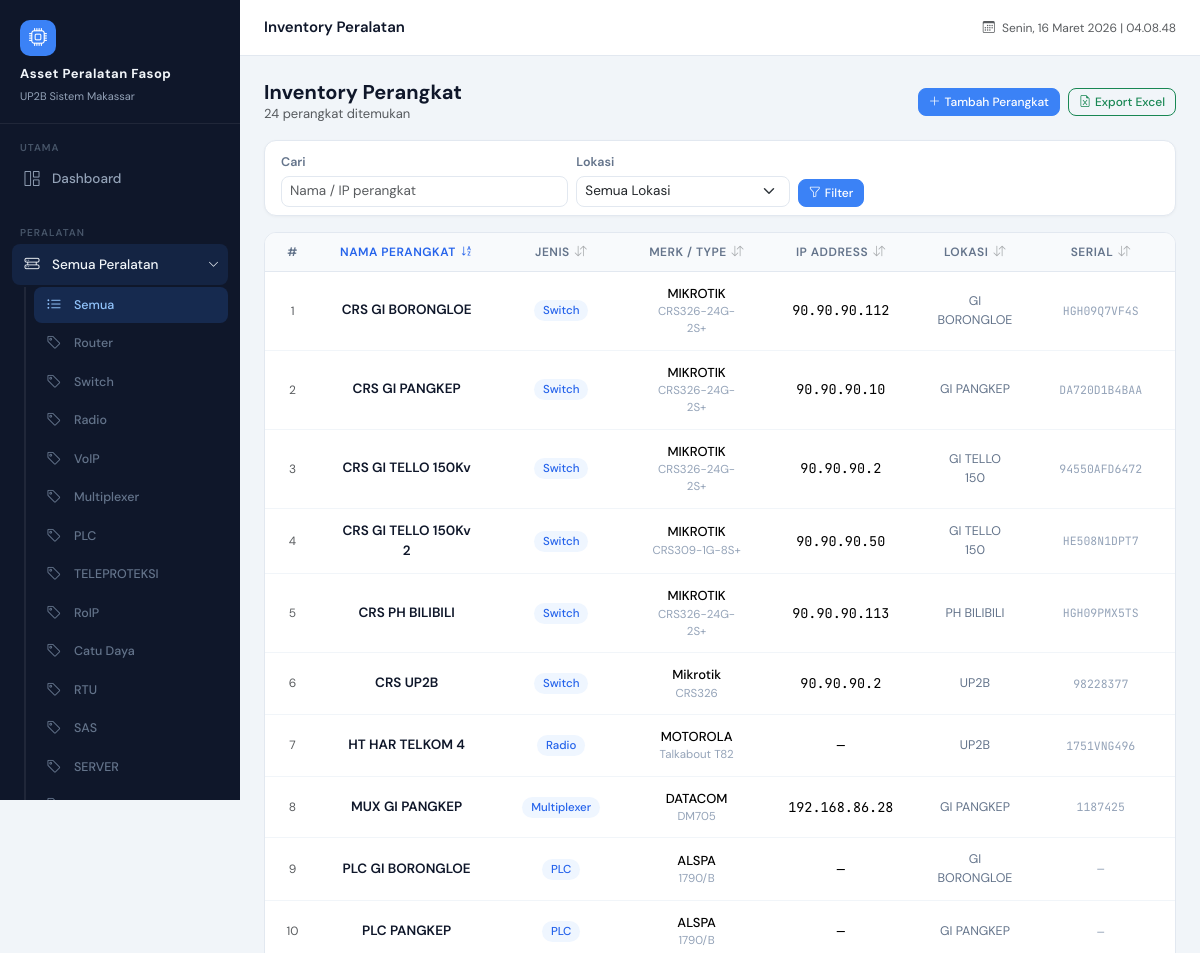
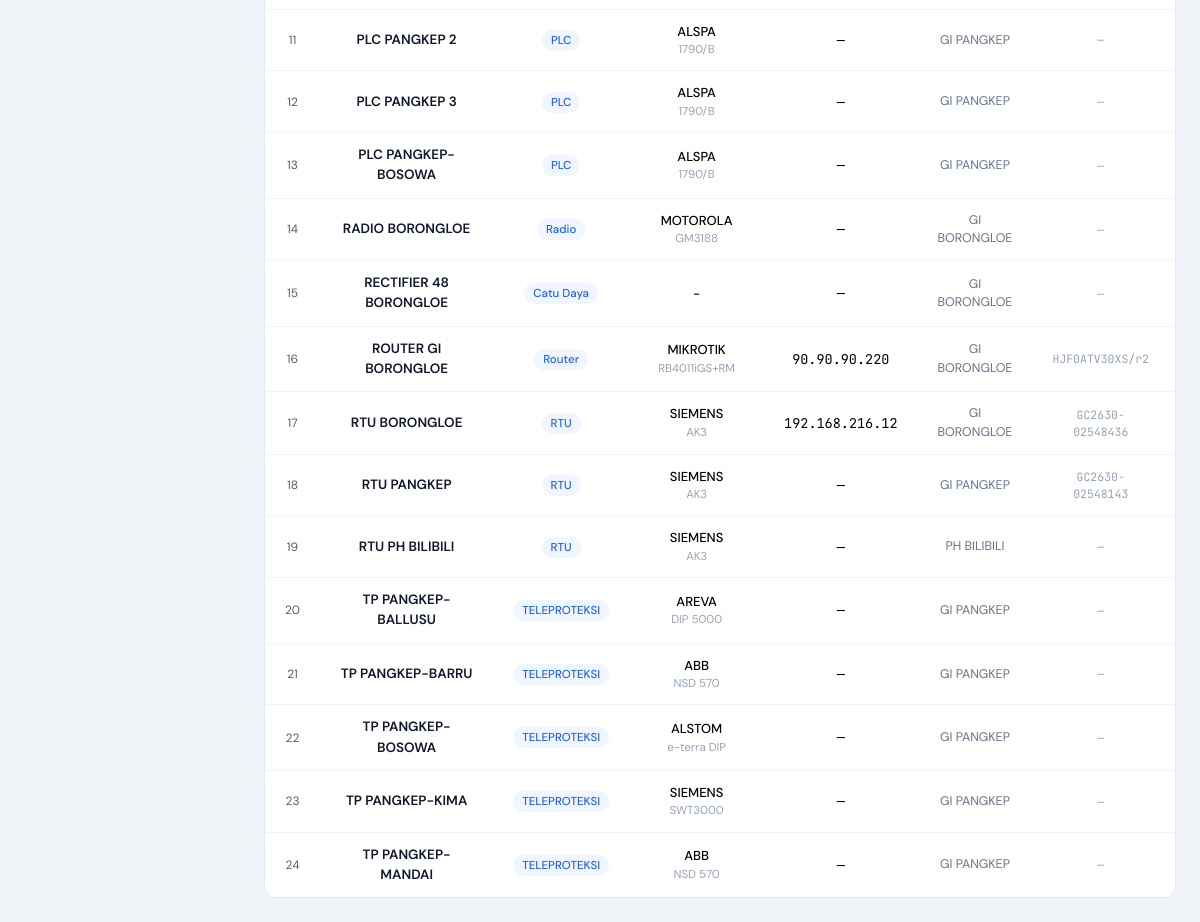
The app's page /devices/ (signed in) with its own data (2 pictures, top to bottom).
### devices/models.py (models this page shows, shortened)
class DeviceType(models.Model):
    name = models.CharField(max_length=100)
    def __str__(self):
        return self.name

class Device(models.Model):
    nama = models.CharField(max_length=100)
    jenis = models.ForeignKey(
        DeviceType,
        on_delete=models.SET_NULL,
        null=True,
        blank=True
    )
    merk = models.CharField(max_length=100)
    type = models.CharField(max_length=100, blank=True, null=True)
    serial_number = models.CharField(max_length=100, blank=True, null=True)
    firmware_version = models.CharField(max_length=100, blank=True, null=True)
    ip_address = models.GenericIPAddressField(blank=True, null=True)
    lokasi = models.CharField(max_length=150)
    keterangan = models.TextField(blank=True, null=True)
    foto = models.ImageField(upload_to='device_photos/', blank=True, null=True)
    foto2 = models.ImageField(upload_to='device_photos/', blank=True, null=True, verbose_name='Foto 2')
    created_at = models.DateTimeField(auto_now_add=True)
    created_by = models.ForeignKey(
        User,
        on_delete=models.SET_NULL,
        null=True,
        blank=True,
        related_name='created_devices',
        verbose_name='Ditambahkan oleh'
    )
    deleted_by = models.ForeignKey(
        User,
        on_delete=models.SET_NULL,
        null=True,
        blank=True,
        related_name='deleted_devices'
    )
    is_deleted = models.BooleanField(default=False)
    spesifikasi = models.JSONField(blank=True, null=True, default=dict)  # ← tambahan

### devices/views.py (the view)
# urls.py: path('devices/', views.device_list, name='device_list'),
@login_required
def device_list(request):
    jenis_id = request.GET.get('jenis')
    search = request.GET.get('q') or ''
    lokasi = request.GET.get('lokasi')
    sort = request.GET.get('sort', 'nama')
    direction = request.GET.get('dir', 'asc')
    devices = Device.objects.filter(is_deleted=False)
    if jenis_id:
        devices = devices.filter(jenis_id=jenis_id)
    if search:
        devices = devices.filter(
            Q(nama__icontains=search) |
            Q(ip_address__icontains=search)
        )
    if lokasi:
        devices = devices.filter(lokasi=lokasi)
    SORT_FIELDS = {
        'nama': 'nama',
        'jenis': 'jenis__name',
        'merk': 'merk',
        'ip': 'ip_address',
        'lokasi': 'lokasi',
        'serial': 'serial_number',
    }
    order_field = SORT_FIELDS.get(sort, 'nama')
    if direction == 'desc':
        order_field = '-' + order_field
    devices = devices.order_by(order_field)
    lokasi_list = (
        Device.objects
        .filter(is_deleted=False)
        .exclude(lokasi__isnull=True)
        .exclude(lokasi__exact='')
        .exclude(lokasi__iexact='none')
        .annotate(lokasi_clean=Trim('lokasi'))
        .values_list('lokasi_clean', flat=True)
        .distinct()
        .order_by('lokasi_clean')
    )
    return render(request, 'devices/device_list.html', {
        'devices': devices,
        'search': search,
        'selected_jenis': jenis_id,
        'lokasi_list': lokasi_list,
        'selected_lokasi': lokasi,
        'current_sort': sort,
        'current_dir': direction,
    })

### devices/templates/devices/device_list.html (shortened to what this page needs)
{% extends 'base.html' %}
{% block page_title %}Inventory Peralatan{% endblock %}
{% block content %}
<div class="d-flex align-items-center justify-content-between mb-3 flex-wrap gap-2">
    <div>
        <h2 class="mb-0" style="font-size:20px;font-weight:700;">
            Inventory Perangkat
        </h2>
        <p class="text-muted mb-0" style="font-size:13px;">{{ devices|length }} perangkat ditemukan</p>
    </div>
    <div class="d-flex gap-2">
        <a href="{% url 'device_add' %}" class="btn btn-primary btn-sm">
            <i class="bi bi-plus-lg me-1"></i>Tambah Perangkat
        </a>
        <a href="{% url 'export_devices_excel' %}{% if request.GET %}?{{ request.GET.urlencode }}{% endif %}" class="btn btn-outline-success btn-sm">
            <i class="bi bi-file-earmark-excel me-1"></i>Export Excel
        </a>
    </div>
</div>
<div class="card mb-3">
    <div class="card-body py-2 px-3">
        <form method="get" class="row g-2 align-items-end">
            <div class="col-md-4">
                <label class="form-label">Cari</label>
                <input type="text" name="q" class="form-control form-control-sm"
                       placeholder="Nama / IP perangkat" value="{{ search }}">
            </div>
            <div class="col-md-3">
                <label class="form-label">Lokasi</label>
                <select name="lokasi" class="form-select form-select-sm">
                    <option value="">Semua Lokasi</option>
                </select>
            </div>
            <div class="col-auto d-flex gap-2">
                <button class="btn btn-primary btn-sm">
                    <i class="bi bi-funnel me-1"></i>Filter
                </button>
            </div>
        </form>
    </div>
</div>
<div class="table-card">
    <div class="table-responsive">
        <table class="table">
            <thead>
                <tr style="text-align: center;">
                    <th>#</th>
                    <th class="sort-th {% if current_sort == 'nama' %}sort-active{% endif %}">
                        <a href="?{% if current_sort == 'nama' and current_dir == 'asc' %}sort=nama&dir=desc{% else %}sort=nama&dir=asc{% endif %}" class="sort-link">
                            Nama Perangkat
                            <span class="sort-icon">{% if current_sort == 'nama' %}{% if current_dir == 'asc' %}<i class="bi bi-sort-alpha-down"></i>{% else %}<i class="bi bi-sort-alpha-up"></i>{% endif %}{% else %}<i class="bi bi-arrow-down-up text-muted opacity-50"></i>{% endif %}</span>
                        </a>
                    </th>
                    <th class="sort-th {% if current_sort == 'jenis' %}sort-active{% endif %}">
                        <a href="?{% if current_sort == 'jenis' and current_dir == 'asc' %}sort=jenis&dir=desc{% else %}sort=jenis&dir=asc{% endif %}" class="sort-link">
                            Jenis
                            <span class="sort-icon">{% if current_sort == 'jenis' %}{% if current_dir == 'asc' %}<i class="bi bi-sort-alpha-down"></i>{% else %}<i class="bi bi-sort-alpha-up"></i>{% endif %}{% else %}<i class="bi bi-arrow-down-up text-muted opacity-50"></i>{% endif %}</span>
                        </a>
                    </th>
                    <th class="sort-th {% if current_sort == 'merk' %}sort-active{% endif %}">
                        <a href="?{% if current_sort == 'merk' and current_dir == 'asc' %}sort=merk&dir=desc{% else %}sort=merk&dir=asc{% endif %}" class="sort-link">
                            Merk / Type
                            <span class="sort-icon">{% if current_sort == 'merk' %}{% if current_dir == 'asc' %}<i class="bi bi-sort-alpha-down"></i>{% else %}<i class="bi bi-sort-alpha-up"></i>{% endif %}{% else %}<i class="bi bi-arrow-down-up text-muted opacity-50"></i>{% endif %}</span>
                        </a>
                    </th>
                    <th class="sort-th {% if current_sort == 'ip' %}sort-active{% endif %}">
                        <a href="?{% if current_sort == 'ip' and current_dir == 'asc' %}sort=ip&dir=desc{% else %}sort=ip&dir=asc{% endif %}" class="sort-link">
                            IP Address
                            <span class="sort-icon">{% if current_sort == 'ip' %}{% if current_dir == 'asc' %}<i class="bi bi-sort-alpha-down"></i>{% else %}<i class="bi bi-sort-alpha-up"></i>{% endif %}{% else %}<i class="bi bi-arrow-down-up text-muted opacity-50"></i>{% endif %}</span>
                        </a>
                    </th>
                    <th class="sort-th {% if current_sort == 'lokasi' %}sort-active{% endif %}">
                        <a href="?{% if current_sort == 'lokasi' and current_dir == 'asc' %}sort=lokasi&dir=desc{% else %}sort=lokasi&dir=asc{% endif %}" class="sort-link">
                            Lokasi
                            <span class="sort-icon">{% if current_sort == 'lokasi' %}{% if current_dir == 'asc' %}<i class="bi bi-sort-alpha-down"></i>{% else %}<i class="bi bi-sort-alpha-up"></i>{% endif %}{% else %}<i class="bi bi-arrow-down-up text-muted opacity-50"></i>{% endif %}</span>
                        </a>
                    </th>
                    <th class="sort-th {% if current_sort == 'serial' %}sort-active{% endif %}">
                        <a href="?{% if current_sort == 'serial' and current_dir == 'asc' %}sort=serial&dir=desc{% else %}sort=serial&dir=asc{% endif %}" class="sort-link">
                            Serial
                            <span class="sort-icon">{% if current_sort == 'serial' %}{% if current_dir == 'asc' %}<i class="bi bi-sort-alpha-down"></i>{% else %}<i class="bi bi-sort-alpha-up"></i>{% endif %}{% else %}<i class="bi bi-arrow-down-up text-muted opacity-50"></i>{% endif %}</span>
                        </a>
                    </th>
                    <th>Aksi</th>
                </tr>
            </thead>
            <tbody>
                {% for d in devices %}
                <tr style="text-align:center;vertical-align:middle;">
                    <td class="text-muted" style="font-size:12px;">{{ forloop.counter }}</td>
                    <td>
                        <a href="{% url 'device_view' d.id %}" class="text-decoration-none" style="font-size:13.5px;font-weight:600;color:#0f172a;">
                            {{ d.nama }}
                        </a>
                    </td>
                    <td>
                        {% if d.jenis %}
                        <span style="font-size:11.5px;background:#eff6ff;color:#2563eb;padding:3px 9px;border-radius:20px;font-weight:500;white-space:nowrap;">
                            {{ d.jenis }}
                        </span>
                        {% else %}<span class="text-muted">—</span>{% endif %}
                    </td>
                    <td>
                        <div style="font-size:13px;font-weight:500;">{{ d.merk|default:"—" }}</div>
                        <div style="font-size:11.5px;color:#94a3b8;">{{ d.type|default:"" }}</div>
                    </td>
                    <td class="mono">{{ d.ip_address|default:"—" }}</td>
                    <td style="font-size:12.5px;color:#64748b;">{{ d.lokasi|default:"—" }}</td>
                    <td class="mono" style="font-size:11.5px;color:#94a3b8;">{{ d.serial_number|default:"—" }}</td>
                    <td>
                    </td>
                </tr>
                {% endfor %}
            </tbody>
        </table>
    </div>
</div>
{% endblock %}

### devices/templates/base.html (shortened to what this page needs)
<!DOCTYPE html>
<html lang="id">
<head>
    <link href="https://cdn.jsdelivr.net/npm/bootstrap@5.3.2/dist/css/bootstrap.min.css" rel="stylesheet">
    <link href="https://cdn.jsdelivr.net/npm/bootstrap-icons@1.11.3/font/bootstrap-icons.css" rel="stylesheet">
</head>
<body>
<div id="sidebar">
    <div class="sidebar-brand">
        <div class="brand-icon"><i class="bi bi-cpu"></i></div>
        <h6>Asset Peralatan Fasop</h6>
        <small>UP2B Sistem Makassar</small>
    </div>
    <div class="sidebar-section">
        <div class="sidebar-section-label">Utama</div>
        <a href="{% url 'dashboard' %}" class="sidebar-link {% if request.resolver_match.url_name == 'dashboard' %}active{% endif %}">
            <span class="si-icon"><i class="bi bi-grid-1x2"></i></span>
            Dashboard
        </a>
    </div>
    <div class="sidebar-section">
        <div class="sidebar-section-label">Peralatan</div>
        {% with url_name=request.resolver_match.url_name jenis_param=request.GET.jenis %}
        <button class="sidebar-link sidebar-group-toggle w-100 text-start border-0
            {% if 'device' in url_name or url_name == 'lokasi_list' %}active open{% endif %}"
            data-target="submenu-peralatan" type="button">
            <span class="si-icon"><i class="bi bi-hdd-rack"></i></span>
            Semua Peralatan
            <i class="bi bi-chevron-right sidebar-toggle-btn ms-auto"></i>
        </button>
        <div class="sidebar-submenu {% if 'device' in url_name or url_name == 'lokasi_list' %}open{% endif %}"
             id="submenu-peralatan">
            <a href="{% url 'device_list' %}"
               class="sidebar-link {% if url_name == 'device_list' and not jenis_param %}active{% endif %}">
                <span class="si-icon"><i class="bi bi-list-ul"></i></span>
                Semua
            </a>
            {% for jenis in navbar_device_types %}
            {% with jenis_id_str=jenis.id|stringformat:"s" %}
            <a href="{% url 'device_list' %}?jenis={{ jenis.id }}"
               class="sidebar-link
               {% if url_name == 'device_view' and active_device_jenis_id == jenis.id %}active{% endif %}">
                <span class="si-icon"><i class="bi bi-tag"></i></span>
                {{ jenis.name }}
            </a>
            {% endwith %}
            {% endfor %}
        </div>
        {% endwith %}
    </div>
</div>
<div id="main-content">
    <div id="topbar">
        <span class="topbar-title">{% block page_title %}{% endblock %}</span>
        <div class="topbar-right">
            <span class="text-muted" style="font-size:12px;">
                <i class="bi bi-calendar3 me-1"></i>
                <span id="topbar-date"></span>
            </span>
        </div>
    </div>
    <div class="page-content">
        {% block content %}{% endblock %}
    </div>
</div>
</body>
</html>

### records on screen
DeviceType: name "Router"
DeviceType: name "Switch"
DeviceType: name "Radio"
DeviceType: name "VoIP"
DeviceType: name "Multiplexer"
DeviceType: name "PLC"
DeviceType: name "TELEPROTEKSI"
DeviceType: name "RoIP"
DeviceType: name "Catu Daya"
DeviceType: name "RTU"
DeviceType: name "SAS"
DeviceType: name "SERVER"
Device: nama "CRS GI BORONGLOE", jenis "Switch", merk "MIKROTIK", type "CRS326-24G-2S+", ip_address "90.90.90.112", lokasi "GI BORONGLOE", serial_number "HGH09Q7VF4S"
Device: nama "CRS GI PANGKEP", jenis "Switch", merk "MIKROTIK", type "CRS326-24G-2S+", ip_address "90.90.90.10", lokasi "GI PANGKEP", serial_number "DA720D1B4BAA"
Device: nama "CRS GI TELLO 150Kv", jenis "Switch", merk "MIKROTIK", type "CRS326-24G-2S+", ip_address "90.90.90.2", lokasi "GI TELLO 150", serial_number "94550AFD6472"
Device: nama "CRS GI TELLO 150Kv 2", jenis "Switch", merk "MIKROTIK", type "CRS309-1G-8S+", ip_address "90.90.90.50", lokasi "GI TELLO 150", serial_number "HE508N1DPT7"
Device: nama "CRS PH BILIBILI", jenis "Switch", merk "MIKROTIK", type "CRS326-24G-2S+", ip_address "90.90.90.113", lokasi "PH BILIBILI", serial_number "HGH09PMX5TS"
Device: nama "CRS UP2B", jenis "Switch", merk "Mikrotik", type "CRS326", ip_address "90.90.90.2", lokasi "UP2B", serial_number "98228377"
Device: nama "HT HAR TELKOM 4", jenis "Radio", merk "MOTOROLA", type "Talkabout T82", ip_address "—", lokasi "UP2B", serial_number "1751VNG496"
Device: nama "MUX GI PANGKEP", jenis "Multiplexer", merk "DATACOM", type "DM705", ip_address "192.168.86.28", lokasi "GI PANGKEP", serial_number "1187425"
Device: nama "PLC GI BORONGLOE", jenis "PLC", merk "ALSPA", type "1790/B", ip_address "—", lokasi "GI BORONGLOE", serial_number "—"
Device: nama "PLC PANGKEP", jenis "PLC", merk "ALSPA", type "1790/B", ip_address "—", lokasi "GI PANGKEP", serial_number "—"
Device: nama "PLC PANGKEP 2", jenis "PLC", merk "ALSPA", type "1790/B", ip_address "—", lokasi "GI PANGKEP", serial_number "—"
Device: nama "PLC PANGKEP 3", jenis "PLC", merk "ALSPA", type "1790/B", ip_address "—", lokasi "GI PANGKEP", serial_number "—"
Device: nama "PLC PANGKEP-BOSOWA", jenis "PLC", merk "ALSPA", type "1790/B", ip_address "—", lokasi "GI PANGKEP", serial_number "—"
Device: nama "RADIO BORONGLOE", jenis "Radio", merk "MOTOROLA", type "GM3188", ip_address "—", lokasi "GI BORONGLOE", serial_number "—"
Device: nama "RECTIFIER 48 BORONGLOE", jenis "Catu Daya", merk "-", ip_address "—", lokasi "GI BORONGLOE", serial_number "—"
Device: nama "ROUTER GI BORONGLOE", jenis "Router", merk "MIKROTIK", type "RB4011iGS+RM", ip_address "90.90.90.220", lokasi "GI BORONGLOE", serial_number "HJF0ATV30XS/r2"
Device: nama "RTU BORONGLOE", jenis "RTU", merk "SIEMENS", type "AK3", ip_address "192.168.216.12", lokasi "GI BORONGLOE", serial_number "GC2630-02548436"
Device: nama "RTU PANGKEP", jenis "RTU", merk "SIEMENS", type "AK3", ip_address "—", lokasi "GI PANGKEP", serial_number "GC2630-02548143"
Device: nama "RTU PH BILIBILI", jenis "RTU", merk "SIEMENS", type "AK3", ip_address "—", lokasi "PH BILIBILI", serial_number "—"
Device: nama "TP PANGKEP-BALLUSU", jenis "TELEPROTEKSI", merk "AREVA", type "DIP 5000", ip_address "—", lokasi "GI PANGKEP", serial_number "—"
Device: nama "TP PANGKEP-BARRU", jenis "TELEPROTEKSI", merk "ABB", type "NSD 570", ip_address "—", lokasi "GI PANGKEP", serial_number "—"
Device: nama "TP PANGKEP-BOSOWA", jenis "TELEPROTEKSI", merk "ALSTOM", type "e-terra DIP", ip_address "—", lokasi "GI PANGKEP", serial_number "—"
Device: nama "TP PANGKEP-KIMA", jenis "TELEPROTEKSI", merk "SIEMENS", type "SWT3000", ip_address "—", lokasi "GI PANGKEP", serial_number "—"
Device: nama "TP PANGKEP-MANDAI", jenis "TELEPROTEKSI", merk "ABB", type "NSD 570", ip_address "—", lokasi "GI PANGKEP", serial_number "—"

### other values on screen
{{ devices|length }} "24"
